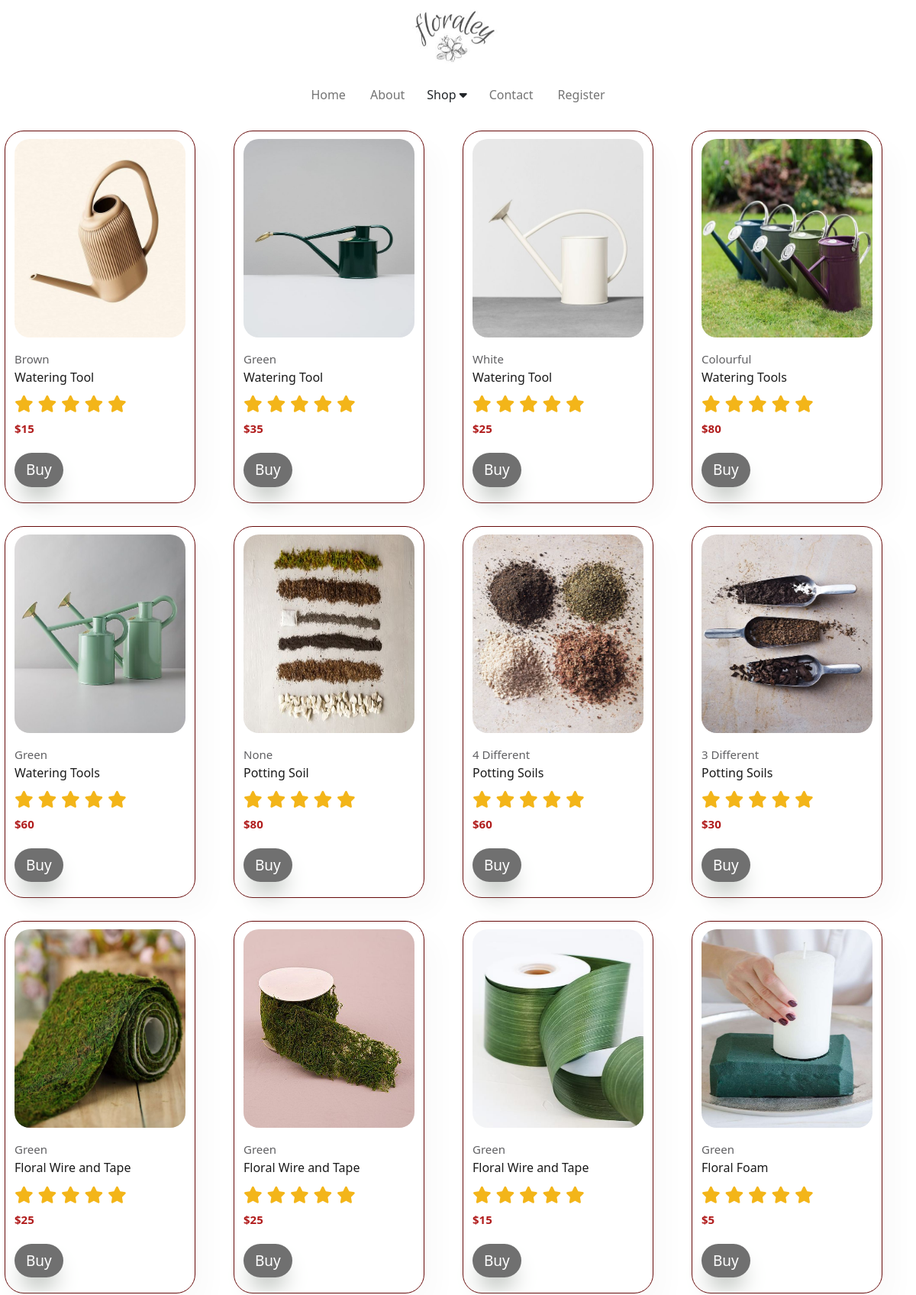
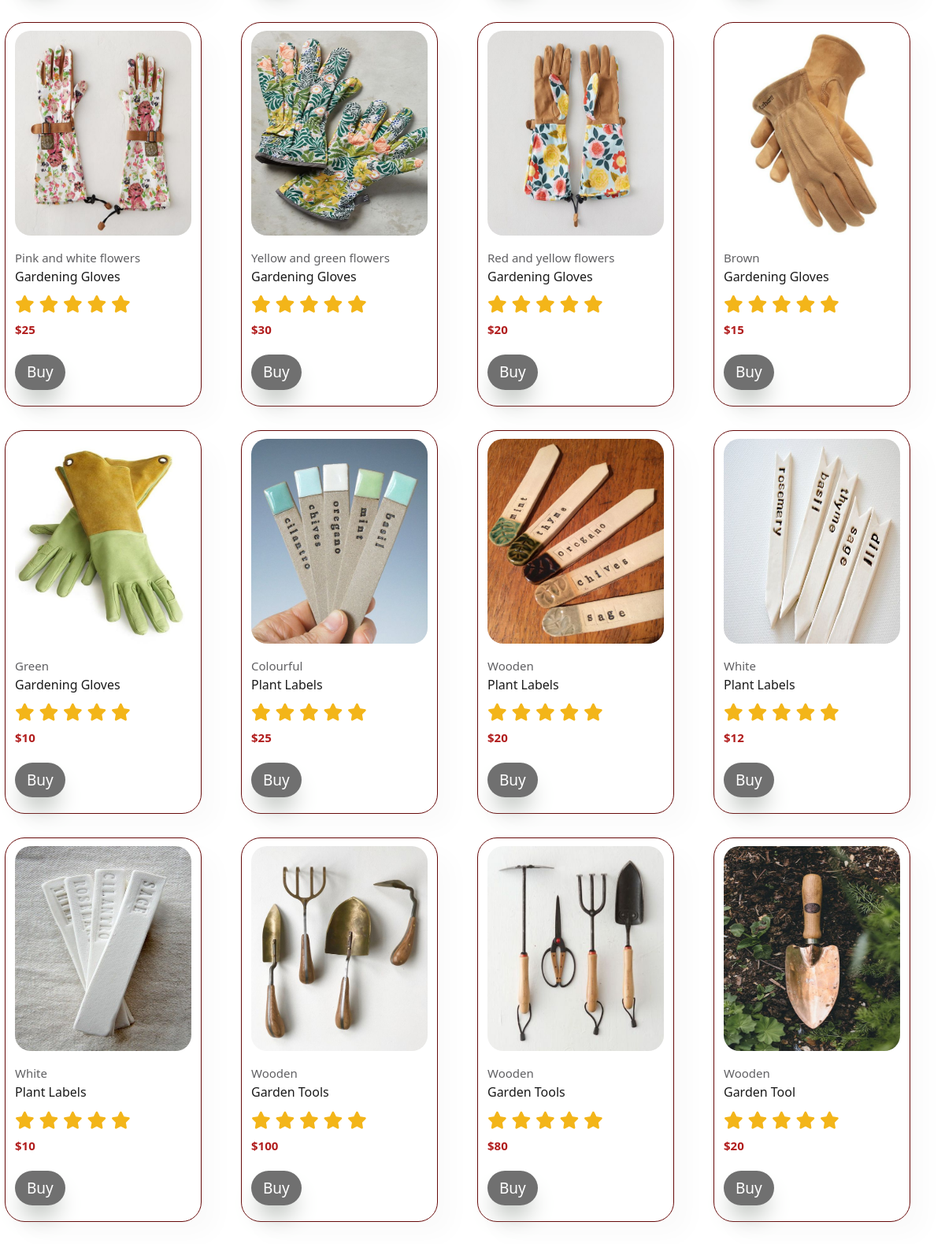
Screenshot of /shop/2 (upper part) with the database file from the repository (2 pictures, top to bottom).
### Aplikacioni/models.py (models this page shows, shortened)
class Shop(models.Model):
    shop_id = models.AutoField(primary_key=True)
    shop_name = models.CharField(max_length=50, null=True, blank=True)
    shop_color = models.CharField(max_length=50, null = True , blank=True)
    shop_review = models.TextField(max_length=1000, null=True, blank=True)
    shop_price = models.DecimalField(max_digits=6, decimal_places=0, null=True, blank=True)
    shop_img = models.ImageField(upload_to='food/')
    shop_category = models.ForeignKey(Kategoria, on_delete=models.CASCADE,null=True, blank=True)

### Aplikacioni/views.py (the view)
# urls.py: path("shop/<id>" , views.shop , name="shop"),
def shop (request,id):
     kategorit = Kategoria.objects.all().order_by("-kategoria_id")
     detShop =  Kategoria.objects.get(kategoria_id=id)
     prodShop = Shop.objects.filter(shop_category=detShop).order_by("-shop_id")
     context = {"prodShop":prodShop, "kategorit":kategorit}
     return render (request, "shop.html",context)

### Aplikacioni/templates/shop.html (shortened to what this page needs)
<!DOCTYPE html>
{% extends 'index.html' %}
{% load static %}
{% block style %}
    <link rel="stylesheet" href="{% static 'style/shop.css' %}">{% endblock %}
    {% block content %}
    {% include "navbar2.html" %}
    <section id="product1" class="section-p1">
      {% if prodShop %}
      {% for product in prodShop %}
        <div class="Flowers">
        <div class="pro-container">
            <div class="pro">
              <img src="{{product.shop_img.url}}"  height="260px"  alt="">
                <div class="des">
                    <span>{{product.shop_color}}</span>
                    <h6>{{product.shop_name}}
                    </h6>
                    <div class="star">
                      {{product.shop_review|safe}}
                  </div>
                    <h4>${{product.shop_price}}</h4>
                    <a href="" class="go-shopping">Buy</a>
                </div>
            </div>
        </div>
      </div>
        {% endfor %}
        {% else %}
<h1>{{prodCategory | length}} {{detCategory.category_name}} Products </h1>
{% endif %}
      </section>
      {% endblock %}

### templates/index.html (shortened to what this page needs)
<!DOCTYPE html>
<html lang="en">
<head>
    <link href="https://cdn.jsdelivr.net/npm/bootstrap@5.2.3/dist/css/bootstrap.min.css" rel="stylesheet">
    <link rel="stylesheet" href="https://cdnjs.cloudflare.com/ajax/libs/font-awesome/6.0.0/css/all.min.css" />
    {% block style %} {% endblock %}
    <link rel="stylesheet" href="https://cdnjs.cloudflare.com/ajax/libs/font-awesome/4.7.0/css/font-awesome.min.css">
    <link rel="stylesheet" href="https://cdnjs.cloudflare.com/ajax/libs/font-awesome/6.3.0/css/all.min.css" />
</head>
<body>
{% block content %}
{% endblock %}
{% include 'footer.html' %}
    {% load static %} <script src="{% static 'js/script.js' %}"></script>
    </body>
    </html>

### templates/navbar2.html (shortened to what this page needs)
<nav class="navbar navbar-expand-lg  navbar-light">
  <div class="container d-flex justify-content-center">
    <div class="row">
      <div class="col-12 d-flex justify-content-center mb-3">
        <a class="navbar-brand" href="#"
        ><img
          id="MDB-logo"
          {% load static %}  src="{% static 'images/logointer.jpg' %}"
          alt="MDB Logo"
          draggable="false"
          height="70"
      /></a>
      </div>
      <div class="col-12 d-flex justify-content-center">
        <div class="collapse navbar-collapse" id="navbarSupportedContent">
          <ul class="navbar-nav align-items-center mx-auto">
            <li class="nav-item">
              <a class="nav-link mx-2" href="{% url 'navbar' %}"></i>Home</a>
            </li>
            <li class="nav-item">
              <a class="nav-link mx-2" href="{% url 'about' %}"></i>About</a>
            </li>
            <div class="dropdown">
              <button type="button" class="btn dropdown-button" data-bs-toggle="dropdown">
                Shop <i class="fa-sharp fa-solid fa-caret-down"></i>
              </button>
            </div>
            <li class="nav-item">
              <a class="nav-link mx-2" href="{% url 'contact' %}"></i>Contact</a>
            </li>
            <li class="nav-item">
              <a class="nav-link mx-2" href="{% url 'register' %}"></i>Register</a>
            </li>
          </ul>
        </div>
      </div>
    </div>
  </div>
</nav>

### templates/footer.html (shortened to what this page needs)
<footer>
            {% load static %} <img src="{% static 'images/logoja.jpg' %}"alt="" width="150px" height="150px" style="border-radius: 50%;">
  </footer>

### Aplikacioni/static/style/shop.css (style rules this page uses)
a { color: rgb(137, 126, 126); text-decoration: none; }
#product1 { text-align: center; }
#product1 .pro-container { float: left; justify-content: space-between; padding-top: 20px; width: 25%; }
#product1 .pro { width: 23%; min-width: 250px; padding: 10px 12px; border: 1px solid #670a0a; border-radius:25px ; cursor: pointer; box-shadow: 20px 20px 30px rgb(0,0, 0,0.02); margin: 5px 0; transition: 0.2s; position: relative; margin-left: 2%; }
#product1 .pro img { width: 100%; border-radius:20px ; }
#product1 .pro .des { text-align: start; padding: 10px 0; }
#product1 .pro .des span { color: #606063; font-size: 15px; }
#product1 .pro .des { padding-top: 7px; color:#1a1a1a ; font-size: 24px; }
#product1 .pro .des .star { font-size: 22px; color: rgb(243, 181,25); }
#product1 .pro .des h4 { padding-top:7px ; font-size: 15px; font-weight: 700; color: #b11d1d; }
.go-shopping { display: inline-block; padding: 8px 15px; background-color: rgba(0, 0, 0, 0.559); color: #fff; font-size: 19px; text-decoration: none; border-radius: 25px; margin-top: 15px; transition: 0.3s ease; box-shadow: #a5aca5 0px 20px 30px -10px; text-align: center; }
footer { margin:0 0 0 0; }

### rows the page displays
Shop: shop_img (picture), shop_color "Brown", shop_name "Watering Tool", shop_price "15"
Shop: shop_img (picture), shop_color "Green", shop_name "Watering Tool", shop_price "35"
Shop: shop_img (picture), shop_color "White", shop_name "Watering Tool", shop_price "25"
Shop: shop_img (picture), shop_color "Colourful", shop_name "Watering Tools", shop_price "80"
Shop: shop_img (picture), shop_color "Green", shop_name "Watering Tools", shop_price "60"
Shop: shop_img (picture), shop_color "None", shop_name "Potting Soil", shop_price "80"
Shop: shop_img (picture), shop_color "4 Different", shop_name "Potting Soils", shop_price "60"
Shop: shop_img (picture), shop_color "3 Different", shop_name "Potting Soils", shop_price "30"
Shop: shop_img (picture), shop_color "Green", shop_name "Floral Wire and Tape", shop_price "25"
Shop: shop_img (picture), shop_color "Green", shop_name "Floral Wire and Tape", shop_price "25"
Shop: shop_img (picture), shop_color "Green", shop_name "Floral Wire and Tape", shop_price "15"
Shop: shop_img (picture), shop_color "Green", shop_name "Floral Foam", shop_price "5"
Shop: shop_img (picture), shop_color "Pink and white flowers", shop_name "Gardening Gloves", shop_price "25"
Shop: shop_img (picture), shop_color "Yellow and green flowers", shop_name "Gardening Gloves", shop_price "30"
Shop: shop_img (picture), shop_color "Red and yellow flowers", shop_name "Gardening Gloves", shop_price "20"
Shop: shop_img (picture), shop_color "Brown", shop_name "Gardening Gloves", shop_price "15"
Shop: shop_img (picture), shop_color "Green", shop_name "Gardening Gloves", shop_price "10"
Shop: shop_img (picture), shop_color "Colourful", shop_name "Plant Labels", shop_price "25"
Shop: shop_img (picture), shop_color "Wooden", shop_name "Plant Labels", shop_price "20"
Shop: shop_img (picture), shop_color "White", shop_name "Plant Labels", shop_price "12"
Shop: shop_img (picture), shop_color "White", shop_name "Plant Labels", shop_price "10"
Shop: shop_img (picture), shop_color "Wooden", shop_name "Garden Tools", shop_price "100"
Shop: shop_img (picture), shop_color "Wooden", shop_name "Garden Tools", shop_price "80"
Shop: shop_img (picture), shop_color "Wooden", shop_name "Garden Tool", shop_price "20"
